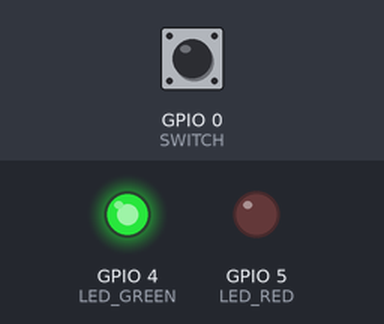
The sketch below on a simulated ESP8266 (NodeMCU). Parts: output pins drawn as LEDs (lit = HIGH). Inputs (shaded band) come from the test bench; at power-on: GPIO 0 (SWITCH) HIGH. WiFi joins after 1.5 s; servers stay silent unless stated; what the sketch prints to the serial monitor is not drawn.

Above: at 1.6 s.
At 3.7 s:
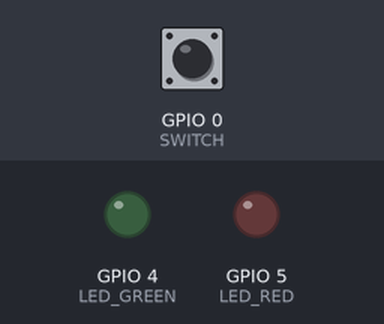
3.8 s: GPIO 0 (SWITCH) pulled LOW for 0.15 s
At 6.4 s:
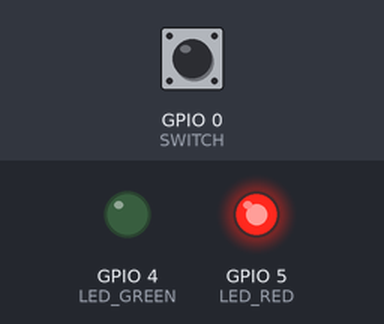
Timing chart, 0 to 11.5 s (numbered marks = the images above; inputs shaded):
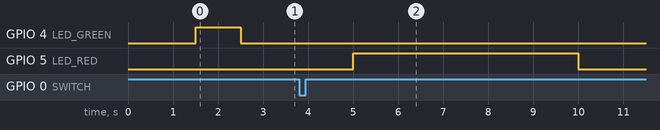

Measured:
- after the input at 3.8 s, GPIO 5 (LED_RED): LOW → HIGH after 1.2 s, → LOW 5.0 s later

The sketch:

NodeMCU.ino
```cpp
#include <ESP8266WiFi.h>
#define ID "1"
#define SSID "wlantest"
#define PASSWORD "testwlan"
#define IP "192.168.1.1"
#define PORT 5005
#define LED_RED 5
#define LED_GREEN 4
#define SWITCH 0

void setup() {
  pinMode(LED_RED, OUTPUT);
  pinMode(LED_GREEN, OUTPUT);
  pinMode(SWITCH, INPUT_PULLUP);
  Serial.begin(115200);
  Serial.println("Starting NodeMCU");

  WiFi.begin(SSID, PASSWORD);

  Serial.println("Connecting to defined Wlan Network");
  while (WiFi.status() != WL_CONNECTED)
  {
    delay(500);
    Serial.print(".");
  }
  Serial.println();

  Serial.print("Connected, IP address: ");
  Serial.println(WiFi.localIP());
  digitalWrite(LED_GREEN, HIGH);
  delay(1000);
  digitalWrite(LED_GREEN, LOW);

}
void loop() {
  if (!digitalRead(SWITCH))
  {
    //Button is pressed
    Serial.println("Button was pressed, initializing tcp...");
    WiFiClient tcpClient;
    if (tcpClient.connect(IP, PORT)) {
      const unsigned char data[] = ID;
      tcpClient.write(data, sizeof(data));
      Serial.println("Sendind package...");
      delay(1000);

      String line;
      while (tcpClient.available()) {
        line = tcpClient.readStringUntil('\r');
      }

      if (line == "200") {
        //Do Something that shows that it was successfully
        Serial.println("Success");

        digitalWrite(LED_GREEN, HIGH);
        delay(5000);
        digitalWrite(LED_GREEN, LOW);
      } else {
        //Do Something that shows that it was NOT successfully!
        Serial.println("An error occured");

        digitalWrite(LED_RED, HIGH);
        delay(5000);
        digitalWrite(LED_RED, LOW);
      }
    }
  }
}
```
